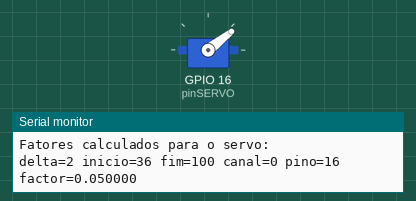
Recording of a sketch running on a simulated ESP32. On the bench: servo, the last lines printed to the serial monitor. Servo pulses on a pin are drawn as a servo (544–2400 µs = 0–180°).

Above: at 6.9 s.
At 11.9 s:
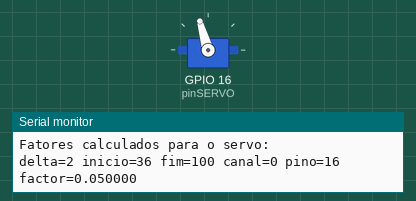
At 14.3 s:
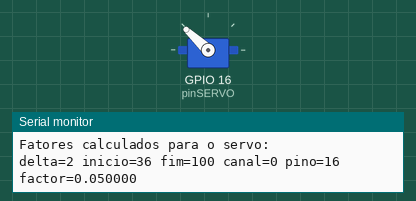
At 37.3 s:
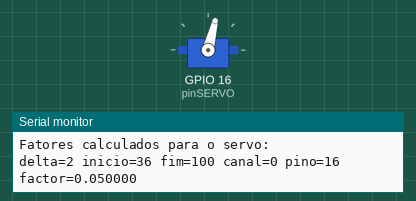
Timing chart, 0 to 38.8 s (numbered marks = the images above):
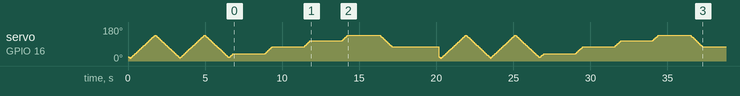

The sketch:

EX06c_PWM_SERVO_9G.ino
```cpp
#define PERIODO_50HZ      20     // 20ms ou 1/50
#define MAXBITSRESOLUCAO  1024   // para resulucao de 10bits, o maximo valor do DUTY cycle
#define INICIODUTY_MS     0.9    // o ponto, em ms onde o angulo é -90
#define FIMDUTY_MS        2.5    // o ponto em ms onde o angulo é 90
#define FACTORDEFAULT     0.05   // menor pedaço de movimento em MS
#define CANALDEFAULT      0
#define FREQDEFAULT       50
#define RESOLUCAO         10
#define DELTADEFAULT      2
#define INICIODEFAULT     40
#define FIMDEFAULT        120
#define TEMPOPASSO        50 //tempo para cada mudança de passo em ms

class Servo9G{
  private:
    int canalServo = CANALDEFAULT;
    int freqServo = FREQDEFAULT;
    int resolucaoServo = RESOLUCAO;
    int pinSERVO = 16;
    int delta  = DELTADEFAULT;   // pedaços a cada fração de ms
    int inicio = INICIODEFAULT;  //==> Corresponde aos passos do ponto de 1ms
    int fim    = FIMDEFAULT; //==> Corresponde aos passos do ponto de 2ms
    int posAtual = INICIODEFAULT; // posicao (Em valor de DUTY cyle (ms) atual do motor)
    int tempoPasso = TEMPOPASSO;
    void calculaFatores(float factor){
      int inicioFactor = (float)INICIODUTY_MS/(float)factor;
      int fimFactor = (float)FIMDUTY_MS/(float)factor;
      delta = (int)((float)MAXBITSRESOLUCAO/(float)PERIODO_50HZ) * factor ;// pedaços por  de ms
      inicio = delta *inicioFactor ; //==> Corresponde a 1ms
      fim = delta * fimFactor;// ==> Corresponde a 2ms
      Serial.printf("Fatores calculados para o servo:\n");
      Serial.printf("delta=%i inicio=%i fim=%i canal=%i pino=%i factor=%f\n",delta,inicio,fim,canalServo,pinSERVO,factor);
    }
  public:
    Servo9G(int canal,int pino){
      canalServo = canal;
      pinSERVO = pino;
      pinMode(pinSERVO,OUTPUT);
      ledcAttachPin(pinSERVO, canalServo);
      ledcSetup(canalServo, freqServo, resolucaoServo);
      Serial.printf("Servo9G(%i, %i);\n",canalServo,pino);
    }

    void varre(int nrv,float factor=FACTORDEFAULT){
      calculaFatores(factor);
      posiciona(0);
      for(int j=0; j < nrv ; j++){
        for(int i = inicio ; i<fim; i+=delta){
          ledcWrite(canalServo, i);
          posAtual = i;
          delay(tempoPasso);
        }
        for(int i = fim ; i>inicio; i-=delta){
          ledcWrite(canalServo, i);
          posAtual = i;
          delay(tempoPasso);
        }
      }
    }
    void posiciona(int anguloPercentual){
      int dutyPos = inicio + ((float)(fim - inicio)) * (float)anguloPercentual / 100;

      if(dutyPos > posAtual){ // vai pra frente
        for(int j = posAtual ; j<=dutyPos; j+=delta){
          ledcWrite(canalServo, j);
          delay(tempoPasso);
        }
      }else{ // vai pra trás
        for(int j = posAtual ; j>=dutyPos; j-=delta){
          ledcWrite(canalServo, j);
          delay(tempoPasso);
        }
      }
      posAtual = dutyPos;
    }

};
Servo9G *servo1 = NULL;


void setup() {
  Serial.begin(115200);
}


void loop() {
  servo1 = new Servo9G(0,16);
  servo1->varre(2);

  servo1->posiciona(20);

  delay(2000);
  servo1->posiciona(50);

  delay(2000);
  servo1->posiciona(75);

  delay(2000);
  servo1->posiciona(100);

  delay(2000);
  servo1->posiciona(50);

  delete servo1;
  delay(3000);

}
```
